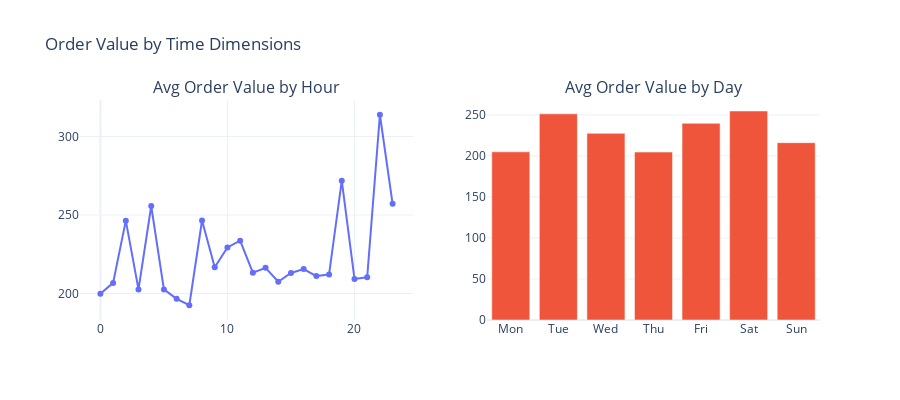

Notebook source saved alongside this figure:
### Code cell
# Average order value by hour and day
fig = make_subplots(
    rows=1, cols=2,
    subplot_titles=["Avg Order Value by Hour", "Avg Order Value by Day"],
)

avg_by_hour = df.groupby("hour_of_day")["order_amount_brutto"].mean()
fig.add_trace(
    go.Scatter(
        x=avg_by_hour.index, y=avg_by_hour.values,
        mode="lines+markers", name="Hour", showlegend=False,
    ),
    row=1, col=1,
)

avg_by_day = df.groupby("day_of_week")["order_amount_brutto"].mean()
fig.add_trace(
    go.Bar(x=day_names, y=avg_by_day.values, name="Day", showlegend=False),
    row=1, col=2,
)

fig.update_layout(
    title="Order Value by Time Dimensions",
    height=400, template="plotly_white",
)
fig.show()

### Figure 1 — Plotly figure (JSON) as saved in the notebook; plotly's stock layout.template omitted (floating-point values rounded to 4 significant figures)
{"data": [{"mode": "lines+markers", "name": "Hour", "showlegend": false, "type": "scatter", "x": [0, 1, 2, 3, 4, 5, 6, 7, 8, 9, 10, 11, 12, 13, 14, 15, 16, 17, 18, 19, 20, 21, 22, 23], "xaxis": "x", "y": [199.9, 206.7, 246.4, 202.6, 255.7, 202.6, 196.6, 192.5, 246.5, 216.7, 229.3, 233.7, 213.2, 216.3, 207.5, 213.0, 215.5, 211.1, 212.1, 271.8, 209.3, 210.3, 313.8, 257.1], "yaxis": "y"}, {"name": "Day", "showlegend": false, "type": "bar", "x": ["Mon", "Tue", "Wed", "Thu", "Fri", "Sat", "Sun"], "xaxis": "x2", "y": [204.9, 251.2, 227.5, 204.7, 239.7, 254.7, 216.1], "yaxis": "y2"}], "layout": {"annotations": [{"font": {"size": 16}, "showarrow": false, "text": "Avg Order Value by Hour", "x": 0.225, "xanchor": "center", "xref": "paper", "y": 1.0, "yanchor": "bottom", "yref": "paper"}, {"font": {"size": 16}, "showarrow": false, "text": "Avg Order Value by Day", "x": 0.775, "xanchor": "center", "xref": "paper", "y": 1.0, "yanchor": "bottom", "yref": "paper"}], "height": 400, "title": {"text": "Order Value by Time Dimensions"}, "xaxis": {"anchor": "y", "domain": [0.0, 0.45]}, "xaxis2": {"anchor": "y2", "domain": [0.55, 1.0]}, "yaxis": {"anchor": "x", "domain": [0.0, 1.0]}, "yaxis2": {"anchor": "x2", "domain": [0.0, 1.0]}}}
